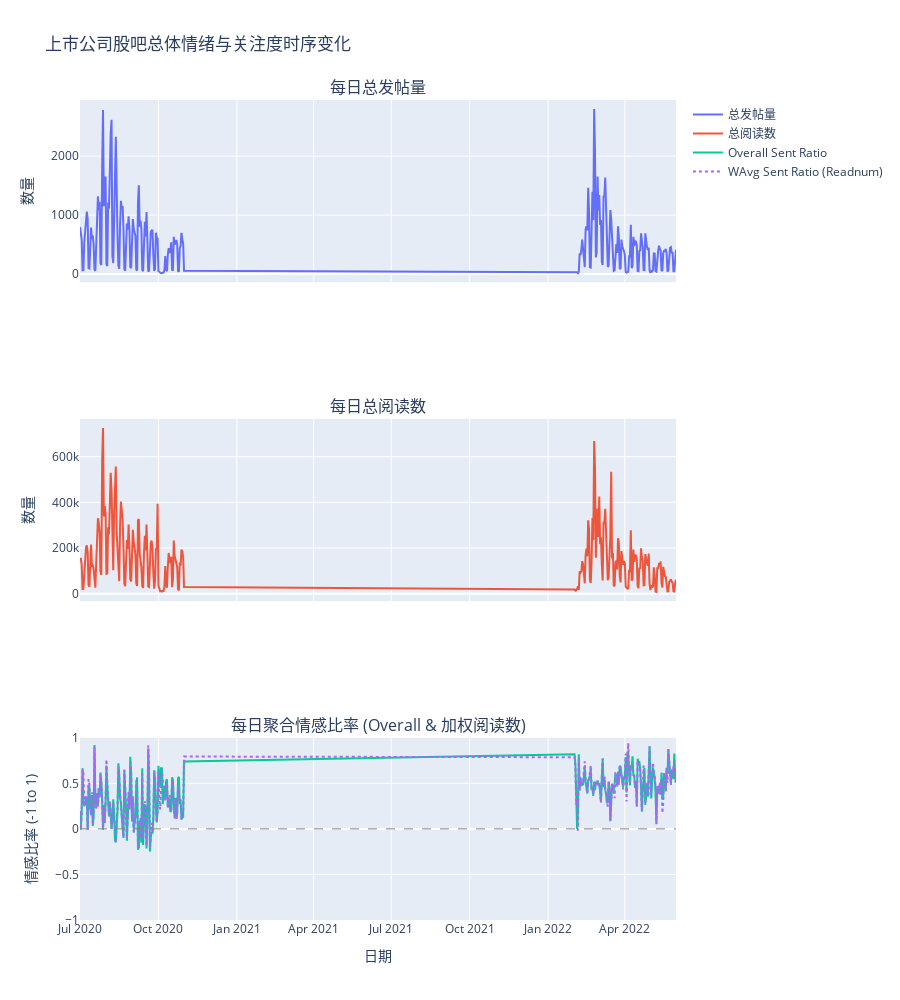

Notebook source saved alongside this figure:
### Code cell
# --- 绘制上市公司总体情绪与关注度时间序列图 (使用 Plotly) ---
fig_comp_agg = make_subplots(rows=3, cols=1, shared_xaxes=True,
                                subplot_titles=("每日总发帖量", "每日总阅读数", "每日聚合情感比率 (Overall & 加权阅读数)"))

# 添加发帖量轨迹
fig_comp_agg.add_trace(go.Scatter(x=daily_agg_comp['Date'], y=daily_agg_comp['Tpostnum_sum'],
                                    mode='lines', name='总发帖量'), row=1, col=1)

# 添加阅读数轨迹
fig_comp_agg.add_trace(go.Scatter(x=daily_agg_comp['Date'], y=daily_agg_comp['Readnum_sum'],
                                    mode='lines', name='总阅读数'), row=2, col=1)

# 添加情感比率轨迹
fig_comp_agg.add_trace(go.Scatter(x=daily_agg_comp['Date'], y=daily_agg_comp['Sent_Ratio_overall'],
                                    mode='lines', name='Overall Sent Ratio'), row=3, col=1)
fig_comp_agg.add_trace(go.Scatter(x=daily_agg_comp['Date'], y=daily_agg_comp['Sent_Ratio_wavg_Readnum'],
                                    mode='lines', name='WAvg Sent Ratio (Readnum)', line=dict(dash='dot')), row=3, col=1)
# 添加零线，方便观察正负
fig_comp_agg.add_hline(y=0, line_width=1, line_dash="dash", line_color="grey", row=3, col=1)


# 更新布局
fig_comp_agg.update_layout(title_text="上市公司股吧总体情绪与关注度时序变化", height=1000)
fig_comp_agg.update_xaxes(title_text="日期", row=3, col=1)
fig_comp_agg.update_yaxes(title_text="数量", row=1, col=1)
fig_comp_agg.update_yaxes(title_text="数量", row=2, col=1)
fig_comp_agg.update_yaxes(title_text="情感比率 (-1 to 1)", range=[-1, 1], row=3, col=1) # 固定y轴范围

# # 添加时期背景色 (可选)
# for period_name, (start_date, end_date) in periods_of_interest.items():
#     color = 'rgba(255, 0, 0, 0.1)' if period_name == '疫情期' else 'rgba(0, 0, 255, 0.1)'
#     fig_comp_agg.add_vrect(x0=start_date, x1=end_date, fillcolor=color, layer="below", line_width=0, row="all", col=1)


fig_comp_agg.show()
# fig_comp_agg.write_image("company_sentiment_attention_timeseries.png") # 保存为静态图片

### Figure 1 — Plotly figure (JSON) as saved in the notebook; plotly's stock layout.template omitted (floating-point values rounded to 4 significant figures; data arrays with more than 128 entries replaced by an {"elided": "..."} marker saying what was removed)
{"data": [{"mode": "lines", "name": "总发帖量", "type": "scatter", "x": {"elided": "243 str values"}, "xaxis": "x", "y": {"elided": "243 int values"}, "yaxis": "y"}, {"mode": "lines", "name": "总阅读数", "type": "scatter", "x": {"elided": "243 str values"}, "xaxis": "x2", "y": {"elided": "243 int values"}, "yaxis": "y2"}, {"mode": "lines", "name": "Overall Sent Ratio", "type": "scatter", "x": {"elided": "243 str values"}, "xaxis": "x3", "y": {"elided": "243 float values"}, "yaxis": "y3"}, {"line": {"dash": "dot"}, "mode": "lines", "name": "WAvg Sent Ratio (Readnum)", "type": "scatter", "x": {"elided": "243 str values"}, "xaxis": "x3", "y": {"elided": "243 float values"}, "yaxis": "y3"}], "layout": {"annotations": [{"font": {"size": 16}, "showarrow": false, "text": "每日总发帖量", "x": 0.5, "xanchor": "center", "xref": "paper", "y": 1, "yanchor": "bottom", "yref": "paper"}, {"font": {"size": 16}, "showarrow": false, "text": "每日总阅读数", "x": 0.5, "xanchor": "center", "xref": "paper", "y": 0.6111, "yanchor": "bottom", "yref": "paper"}, {"font": {"size": 16}, "showarrow": false, "text": "每日聚合情感比率 (Overall & 加权阅读数)", "x": 0.5, "xanchor": "center", "xref": "paper", "y": 0.2222, "yanchor": "bottom", "yref": "paper"}], "height": 1000, "shapes": [{"line": {"color": "grey", "dash": "dash", "width": 1}, "type": "line", "x0": 0, "x1": 1, "xref": "x3 domain", "y0": 0, "y1": 0, "yref": "y3"}], "title": {"text": "上市公司股吧总体情绪与关注度时序变化"}, "xaxis": {"anchor": "y", "domain": [0, 1], "matches": "x3", "showticklabels": false}, "xaxis2": {"anchor": "y2", "domain": [0, 1], "matches": "x3", "showticklabels": false}, "xaxis3": {"anchor": "y3", "domain": [0, 1], "title": {"text": "日期"}}, "yaxis": {"anchor": "x", "domain": [0.7778, 1], "title": {"text": "数量"}}, "yaxis2": {"anchor": "x2", "domain": [0.3889, 0.6111], "title": {"text": "数量"}}, "yaxis3": {"anchor": "x3", "domain": [0, 0.2222], "range": [-1, 1], "title": {"text": "情感比率 (-1 to 1)"}}}}
